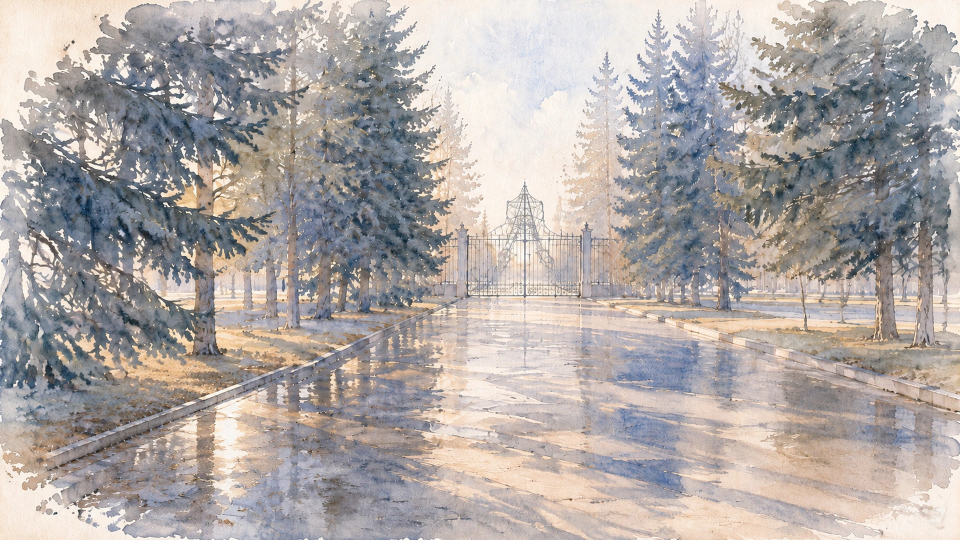
#> input picture vn2/img/bg/alley.webp, 1920 x 1080 px (shown at 1/2 size)
$ python _alley_ascii.py
#> lines starting #> are read from the running program, lines starting #| are printed output that depends on the picture; after the words box and inside, x2 and y2 are one past the last pixel; in counts of white or black regions, pixels touching at a corner belong together
# -*- coding: utf-8 -*-
"""ASCII-карта фона аллеи: яркость + зелень, чтобы понять композицию (дорожка, ели, ворота).

Плюс профиль «где край дорожки» по колонкам: сканируем снизу вверх, ищем переход
светлое (дорожка) → тёмное (земля/трава), и подгоняем линию.
"""
import os
import numpy as np
from PIL import Image

HERE = os.path.dirname(os.path.abspath(__file__))

ROOT = os.path.dirname(HERE)
p = os.path.join(ROOT, 'vn2', 'img', 'bg', 'alley.webp')
im = Image.open(p).convert('RGB')
#> im is the input picture: PIL image 1920x1080 RGB; mean R, G, B 175.1, 168.2, 165.7
W0, H0 = im.size
#> W0 = 1920; H0 = 1080
print('фон:', W0, 'x', H0)
#| фон: 1920 x 1080

small = 400
sm = im.resize((small, int(small * H0 / W0)), Image.LANCZOS)
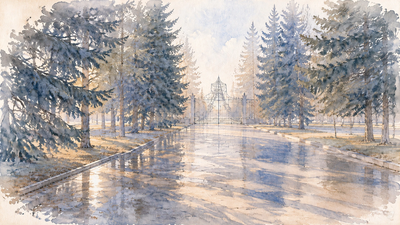
#> sm: PIL image 400x225 RGB; mean R, G, B 175.1, 168.2, 165.7
rgb = np.asarray(sm).astype(np.float32)
H, W = rgb.shape[:2]
#> H = 225; W = 400
lum = 0.299 * rgb[..., 0] + 0.587 * rgb[..., 1] + 0.114 * rgb[..., 2]
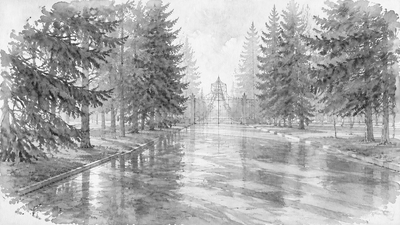
#> lum: shape (225, 400) float32; min 28.26, max 255, mean 170
mx = rgb.max(2)
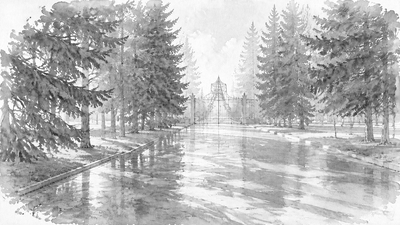
#> mx: shape (225, 400) float32; min 33, max 255, mean 180.3
mn = rgb.min(2)
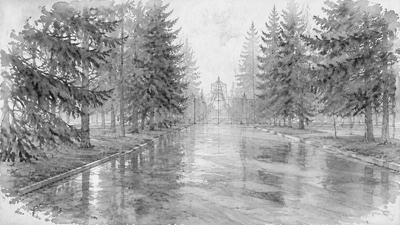
#> mn: shape (225, 400) float32; min 10, max 255, mean 160
sat = (mx - mn) / (mx + 1e-6)
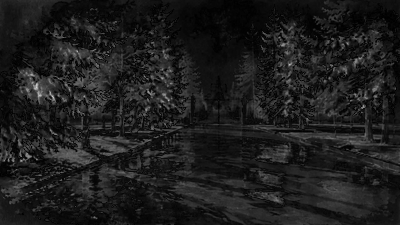
#> sat: shape (225, 400) float32; min 0, max 0.831, mean 0.116
green = (sat > 0.15) & (rgb[..., 1] >= rgb[..., 0]) & (rgb[..., 1] >= rgb[..., 2])
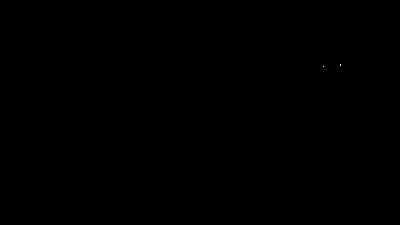
#> green: shape (225, 400) bool; 0% white in thin lines or dots, all inside (x1, y1, x2, y2) = (323, 64, 341, 67)

cols, rows = 78, 30
shade = ' .:-=+*#%@'
print('\n--- яркость (светлое = @) ---')
for r in range(rows):
    y0, y1 = int(r * H / rows), int((r + 1) * H / rows)
    line = ''
    for c in range(cols):
        x0, x1 = int(c * W / cols), int((c + 1) * W / cols)
        v = lum[y0:y1, x0:x1].mean()
        g = green[y0:y1, x0:x1].mean()
        ch = shade[min(9, int(v / 25.6))]
        if g > 0.45 and v < 150:
            ch = 'G'
        line += ch
    print('|' + line + '|')

print('\n--- зелень (G) ---')
for r in range(rows):
    y0, y1 = int(r * H / rows), int((r + 1) * H / rows)
    line = ''
    for c in range(cols):
        x0, x1 = int(c * W / cols), int((c + 1) * W / cols)
        g = green[y0:y1, x0:x1].mean()
        line += 'G' if g > 0.6 else ('g' if g > 0.3 else ('+' if g > 0.12 else '.'))
    print('|' + line + '|')

# --- край дорожки: снизу вверх ищем переход светлое->тёмное в нижней половине ---
print('\n--- профиль края дорожки (x%%: y в %% высоты, где светлое кончается) ---')
pts = []
for c in range(2, cols - 2):
    x0, x1 = int(c * W / cols), int((c + 1) * W / cols)
    col = lum[int(0.45 * H):, x0:x1].mean(1)
    # идём снизу вверх: пока светло — это дорожка; как только темнее порога — край
    thr = np.percentile(col, 55)
    y_edge = None
    for i in range(len(col) - 1, -1, -1):
        if col[i] < thr - 6:
            y_edge = int(0.45 * H) + i
            break
    if y_edge is None:
        continue
    pts.append((c, y_edge / H))
    print('  x=%2d%%  y=%3.0f%%' % (int(100.0 * c / cols), 100.0 * y_edge / H))
#> this loop made 74 passes
#> thr on passes 1 to 12: 172.8, 162.4, 150.7, 143.5, 139.6, 132.1, 134.6, 137.6, 133.6, 149.8, 152.5, 144.2
#> after the loop, pts = 74 pairs, first value 2 to 75, second value 0.809 to 0.996

if len(pts) > 8:
    xs = np.array([q[0] for q in pts], np.float64)
#> xs = 74 values from 2 to 75
    ys = np.array([q[1] for q in pts], np.float64)
#> ys = 74 values, max 0.996 at index 16, min 0.809 at index 66, mean 0.922
    # робастная подгонка: 3 прохода с отбраковкой выбросов
    keep = np.ones(len(xs), bool)
    for _ in range(3):
        k, b = np.polyfit(xs[keep], ys[keep], 1)
        res = np.abs(ys - (k * xs + b))
        keep = res < max(0.02, 2.0 * res[keep].mean())
#> this loop made 3 passes
#> (k, b) on passes 1 to 3: (-0.000938, 0.958), (-0.00117, 0.97), (-0.00156, 0.99)
    print('линия края: y = %.5f*x + %.4f  → угол %.2f° к горизонту (по %d точкам)'
          % (k, b, np.degrees(np.arctan(k * (H / W))), keep.sum()))

$ run again, with vn2/img/bg/cabinet.webp copied over vn2/img/bg/alley.webp
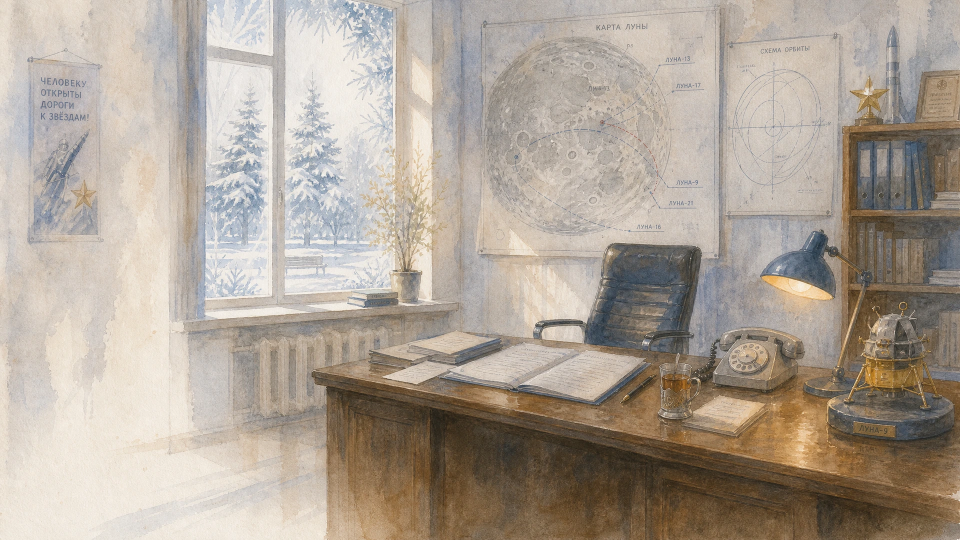
#> input picture vn2/img/bg/cabinet.webp, 1920 x 1080 px (shown at 1/2 size)
#> im is the input picture: PIL image 1920x1080 RGB; mean R, G, B 173.8, 162.9, 150.9
#| фон: 1920 x 1080
#> `mn = rgb.min(2)`:
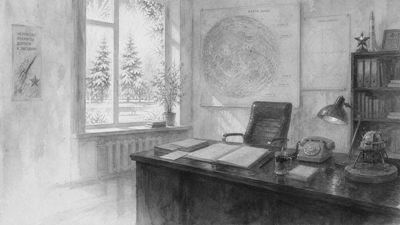
#> mn: shape (225, 400) float32; min 22, max 238, mean 149.7
#> `sat = (mx - mn) / (mx + 1e-6)`:
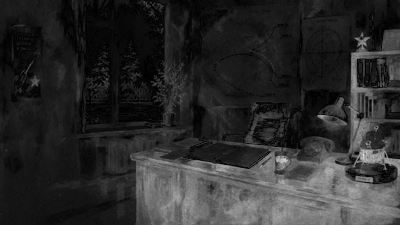
#> sat: shape (225, 400) float32; min 0, max 0.865, mean 0.172
#> green: shape (225, 400) bool; 0% white in thin lines or dots, all inside (x1, y1, x2, y2) = (390, 175, 391, 176)
#> the loop `for c in range(2, cols - 2):` made 74 passes
#> thr on passes 1 to 8: 210.8, 214, 224.2, 230.7, 232.3, 227.2, 228.8, 228
#> after the loop `for c in range(2, cols - 2):`: pts = 74 pairs, first value 2 to 75, second value 0.578 to 0.996
#> xs = 74 values from 2 to 75
#> ys = 74 values, max 0.996 at index 33, min 0.578 at index 8, mean 0.915
#> the loop `for _ in range(3):` made 3 passes
#> (k, b) on passes 1 to 3: (0.00386, 0.767), (0.00369, 0.775), (0.00371, 0.776)

$ run again, with vn2/img/bg/reception.webp copied over vn2/img/bg/alley.webp
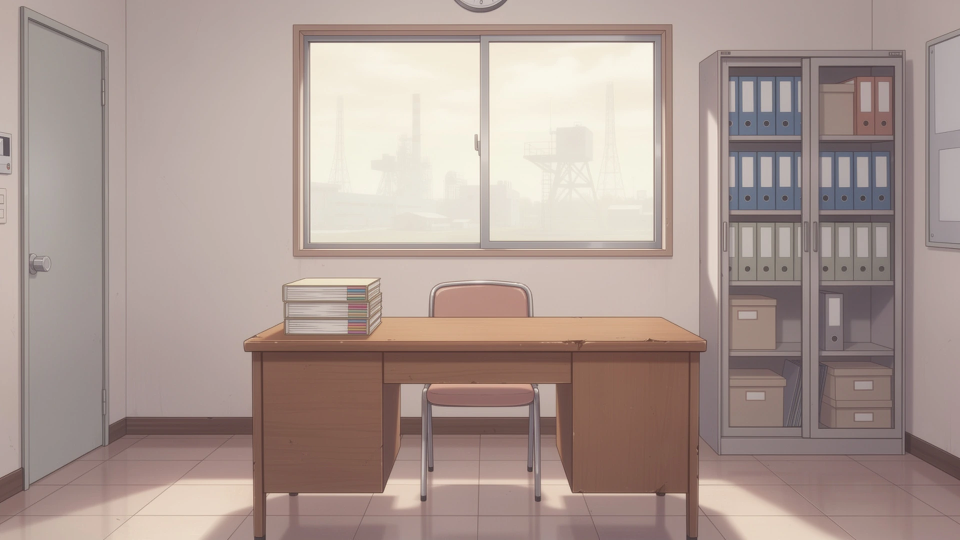
#> input picture vn2/img/bg/reception.webp, 1920 x 1080 px (shown at 1/2 size)
#> im is the input picture: PIL image 1920x1080 RGB; mean R, G, B 170.9, 153.1, 146.6
#| фон: 1920 x 1080
#> `mn = rgb.min(2)`:
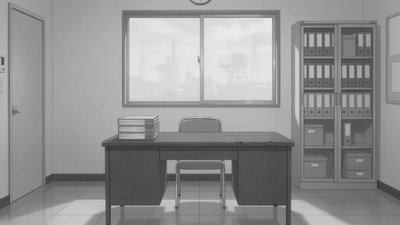
#> mn: shape (225, 400) float32; min 46, max 234, mean 146
#> `sat = (mx - mn) / (mx + 1e-6)`:
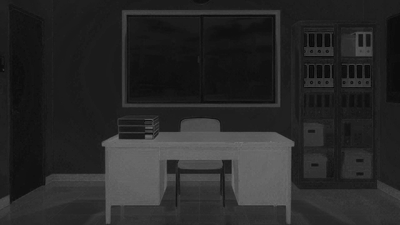
#> sat: shape (225, 400) float32; min 0.0119, max 0.462, mean 0.158
#> green: shape (225, 400) bool; every value is 0
#> the loop `for c in range(2, cols - 2):` made 74 passes
#> thr on passes 1 to 8: 147.3, 150.4, 151, 150.2, 149.1, 147, 138.2, 160.9
#> after the loop `for c in range(2, cols - 2):`: pts = 74 pairs, first value 2 to 75, second value 0.84 to 0.996
#> xs = 74 values from 2 to 75
#> ys = 74 values, max 0.996 at index 15, min 0.84 at index 61, mean 0.93

$ run again, with vn2/img/bg/steps.webp copied over vn2/img/bg/alley.webp
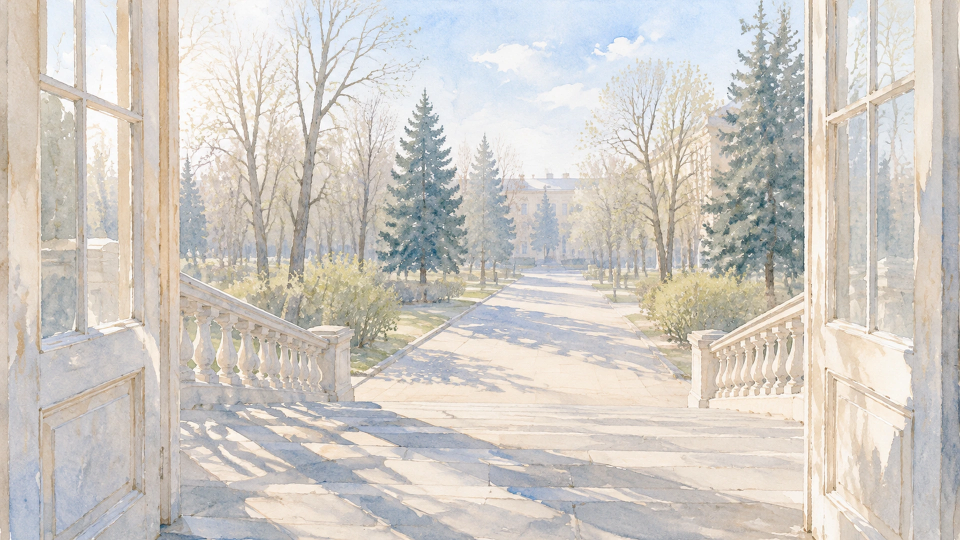
#> input picture vn2/img/bg/steps.webp, 1920 x 1080 px (shown at 1/2 size)
#> im is the input picture: PIL image 1920x1080 RGB; mean R, G, B 207.7, 203, 196.8
#| фон: 1920 x 1080
#> `mn = rgb.min(2)`:
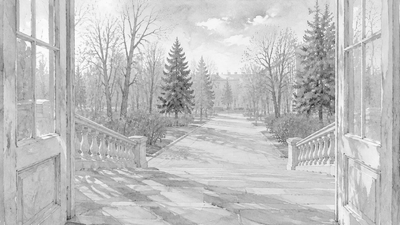
#> mn: shape (225, 400) float32; min 31, max 255, mean 192.6
#> `sat = (mx - mn) / (mx + 1e-6)`:
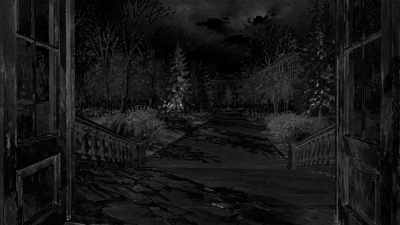
#> sat: shape (225, 400) float32; min 0, max 0.658, mean 0.0915
#> green: shape (225, 400) bool; 0.11% white in thin lines or dots, all inside (x1, y1, x2, y2) = (79, 41, 335, 155)
#> the loop `for c in range(2, cols - 2):` made 74 passes
#> thr on passes 1 to 8: 198, 191.3, 190.2, 192.8, 190, 195.5, 196.1, 200.8
#> after the loop `for c in range(2, cols - 2):`: pts = 74 pairs, first value 2 to 75, second value 0.88 to 0.996
#> xs = 74 values from 2 to 75
#> ys = 74 values, max 0.996 at index 0, min 0.88 at index 22, mean 0.979
#> the loop `for _ in range(3):` made 3 passes
#> (k, b) on passes 1 to 3: (-2.3e-06, 0.979), (-4.82e-05, 0.994), (-9.54e-06, 0.994)
